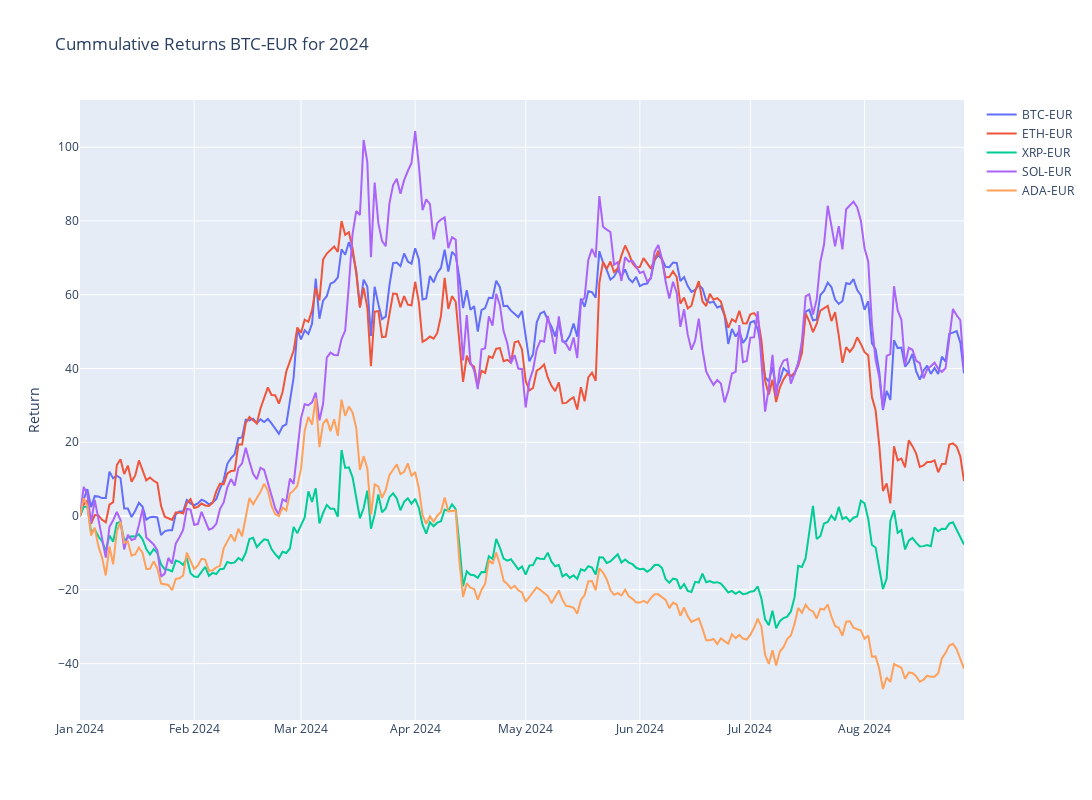

Notebook cell for this chart:
### Code cell
# Plotly
fig = make_subplots()

# Graph (1,1)
# Loop all stock files and get cummulative return for year
for stock in tqdm(index_list):
    f = os.path.join("../input", stock)
    df = pd.read_csv(f+".csv",index_col="Date",parse_dates=True)
    df['Cummulative_Return'] = cumulative_return(df["Adj Close"].loc[year])
    fig.add_trace(go.Scatter(x=df['Cummulative_Return'].loc[year].index,y=df['Cummulative_Return'].loc[year],mode="lines",name=stock.split('.')[0]),row=1,col=1)

# Update xaxis properties
fig.update_yaxes(title_text="Return", row=1, col=1)

fig.update_layout(height=800, width=1300,showlegend=True,title=f"Cummulative Returns {ticker} for {year}")

fig.show()

### Figure 1 — Plotly figure (JSON) as saved in the notebook; plotly's stock layout.template omitted (floating-point values rounded to 4 significant figures; data arrays with more than 128 entries replaced by an {"elided": "..."} marker saying what was removed)
{"data": [{"mode": "lines", "name": "BTC-EUR", "type": "scatter", "x": {"elided": "241 str values"}, "xaxis": "x", "y": {"elided": "241 float values"}, "yaxis": "y"}, {"mode": "lines", "name": "ETH-EUR", "type": "scatter", "x": {"elided": "241 str values"}, "xaxis": "x", "y": {"elided": "241 float values"}, "yaxis": "y"}, {"mode": "lines", "name": "XRP-EUR", "type": "scatter", "x": {"elided": "241 str values"}, "xaxis": "x", "y": {"elided": "241 float values"}, "yaxis": "y"}, {"mode": "lines", "name": "SOL-EUR", "type": "scatter", "x": {"elided": "241 str values"}, "xaxis": "x", "y": {"elided": "241 float values"}, "yaxis": "y"}, {"mode": "lines", "name": "ADA-EUR", "type": "scatter", "x": {"elided": "241 str values"}, "xaxis": "x", "y": {"elided": "241 float values"}, "yaxis": "y"}], "layout": {"height": 800, "showlegend": true, "title": {"text": "Cummulative Returns BTC-EUR for 2024"}, "width": 1300, "xaxis": {"anchor": "y", "domain": [0, 1]}, "yaxis": {"anchor": "x", "domain": [0, 1], "title": {"text": "Return"}}}}
